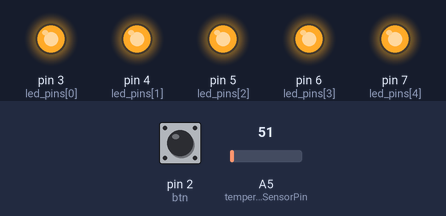
Recording of a sketch running on a simulated Arduino Uno, built with avr-gcc and run on an emulated ATmega328P. Parts: output pins drawn as LEDs (lit = HIGH). Dashed ring = blinking. The test bench sets the inputs (shaded band); at power-on: pin 2 (btn) LOW, A5 (temperatureSensorPin) = 51.

Above: at 1.2 s.
1.3 s: pin 2 (btn) pulled HIGH for 0.15 s
At 1.38 s:
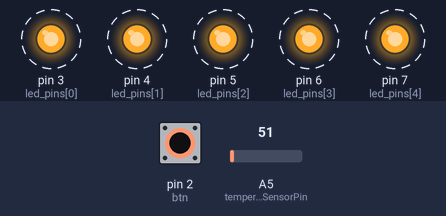
4.3 s: A5 (temperatureSensorPin) set to 59
5.8 s: A5 (temperatureSensorPin) set to 68
At 7.0 s:
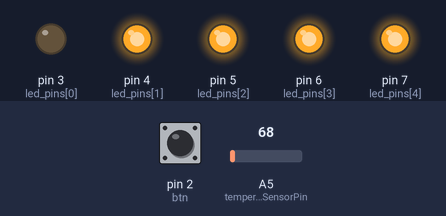
7.3 s: A5 (temperatureSensorPin) set to 86
At 8.2 s:
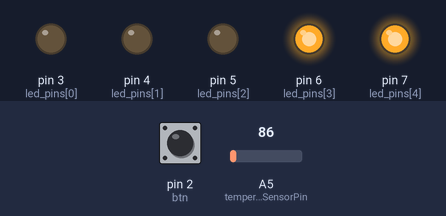
8.8 s: A5 (temperatureSensorPin) set to 100
At 9.4 s:
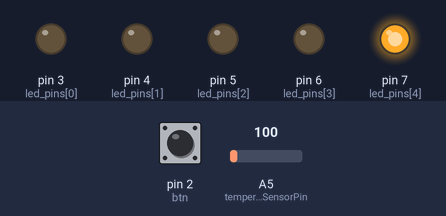
10.3 s: A5 (temperatureSensorPin) set to 163
At 11.7 s:
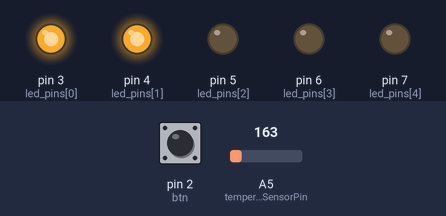
Timing chart, 0 to 12.8 s (numbered marks = the images above; inputs shaded):
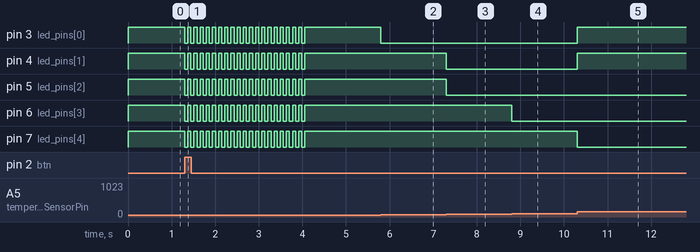

The sketch:

arduino-temp-led-monitor.ino
```cpp
const int temperatureSensorPin = A5;
byte led_pins[] = {3, 4, 5, 6, 7};
byte btn = 2;
int flashCount = 0;

void setup() {
  pinMode(temperatureSensorPin, INPUT);
  pinMode(btn, INPUT);
  for (int i = 0; i < 5; i++) {
    pinMode(led_pins[i], OUTPUT);
  }
  attachInterrupt(digitalPinToInterrupt(btn), ledFlash, CHANGE);
}

void loop() {
  checkTemp();
}

void checkTemp() {
  int temp = analogRead(temperatureSensorPin);
  int tempC = map(temp, 31, 368, -40, 125);

  if (tempC > 0) {
    lightUp(tempC);
  } else {
    lightDown(tempC);
  }
}

void lightUp(int tempC) {
  for (int i = 0; i < 5; i++) {
    if (tempC < (10 + (10 * i))) {
      digitalWrite(led_pins[i], LOW);
    }
    else
      digitalWrite(led_pins[i], HIGH);
  }
}

void lightDown(int tempC) {
  for (int i = 4; i >= 0; i--) {
    if (tempC >= (-25 + (5  * i))) {
      digitalWrite(led_pins[i], LOW);
    } else {
      digitalWrite(led_pins[i], HIGH);
    }
  }
}

void ledFlash() {
  for (flashCount=0;flashCount < 10;flashCount++) {
    for (int i = 0; i < 5; i++) {
      digitalWrite(led_pins[i], LOW);

    }
    delay(15000);
    for (int i = 0; i < 5; i++) {
      digitalWrite(led_pins[i], HIGH);

    }
    delay(15000);

  }
}
```

Measured:
- the behaviour switches between 61 and 62 on A5 (temperatureSensorPin) (found by bisection; images 1 and 2)
- the behaviour switches between 92 and 93 on A5 (temperatureSensorPin) (found by bisection; images 3 and 4)
- after the input at 1.3 s, pin 3 (led_pins[0]), pin 4 (led_pins[1]), pin 5 (led_pins[2]), pin 6 (led_pins[3]), pin 7 (led_pins[4]): alternates HIGH for 0.07 s and LOW for 0.07 s, starting at once
- after the input at 4.3 s, every drawn part: stays the same
- after the input at 5.8 s, pin 3 (led_pins[0]): HIGH → LOW at once
- after the input at 7.3 s, pin 4 (led_pins[1]), pin 5 (led_pins[2]): HIGH → LOW at once
- after the input at 8.8 s, pin 6 (led_pins[3]): HIGH → LOW at once
- after the input at 10.3 s, pin 3 (led_pins[0]), pin 4 (led_pins[1]): LOW → HIGH at once; pin 7 (led_pins[4]): HIGH → LOW at once
